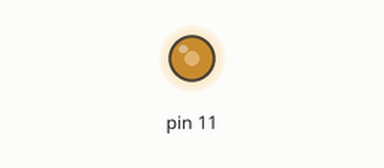
Simulated run of this sketch. Board: Arduino Uno, built with avr-gcc and run on an emulated ATmega328P. Parts: output pins drawn as LEDs (lit = HIGH).

Above: at 0.1 s.
Timing chart, 0 to 1.6 s (numbered marks = the images above):
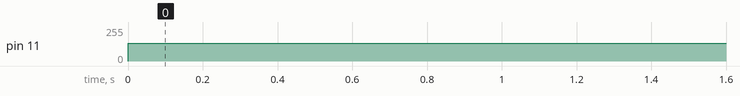

The sketch:

7Doot4V.ino
```cpp
void setup() {
  pinMode(11,OUTPUT);
}
void loop() {
  analogWrite(11,135);
}
```

Measured:
- by itself, pin 11: 0/255 → 135/255 at 0.00 s
